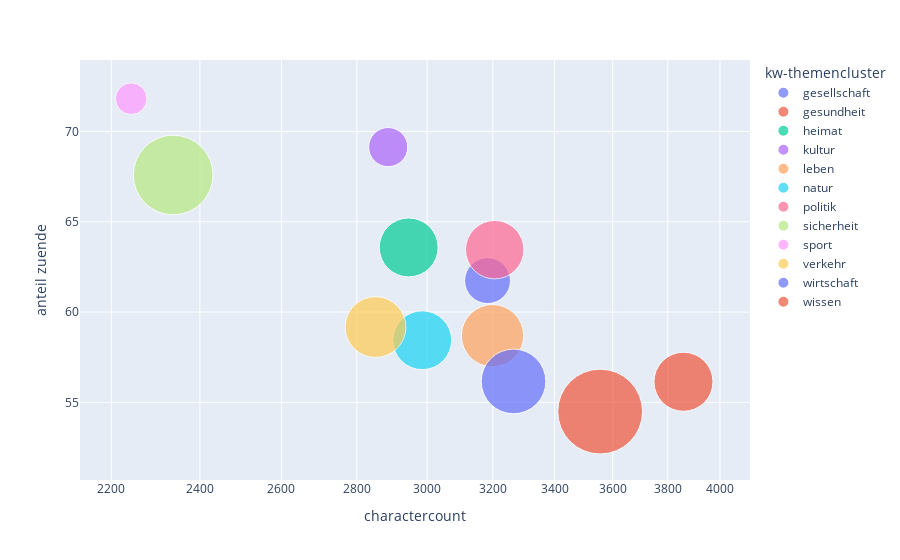

Here is the notebook cell this chart was saved with:
### Code cell
fig = px.scatter(agg, x="charactercount", y="anteil zuende",
	         size="Visitors", color="kw-themencluster",
                 hover_name="kw-themencluster", log_x=True, size_max=60)
fig.show()

### Figure 1 — Plotly figure (JSON) as saved in the notebook; plotly's stock layout.template omitted (floating-point values rounded to 4 significant figures)
{"data": [{"hovertemplate": "<b>%{hovertext}</b><br><br>kw-themencluster=gesellschaft<br>charactercount=%{x}<br>anteil zuende=%{y}<br>Visitors=%{marker.size}<extra></extra>", "hovertext": ["gesellschaft"], "legendgroup": "gesellschaft", "marker": {"color": "#636efa", "size": [904.2], "sizemode": "area", "sizeref": 0.8586, "symbol": "circle"}, "mode": "markers", "name": "gesellschaft", "orientation": "v", "showlegend": true, "x": [3184.0], "xaxis": "x", "y": [61.74], "yaxis": "y", "type": "scatter"}, {"hovertemplate": "<b>%{hovertext}</b><br><br>kw-themencluster=gesundheit<br>charactercount=%{x}<br>anteil zuende=%{y}<br>Visitors=%{marker.size}<extra></extra>", "hovertext": ["gesundheit"], "legendgroup": "gesundheit", "marker": {"color": "#EF553B", "size": [3091.0], "sizemode": "area", "sizeref": 0.8586, "symbol": "circle"}, "mode": "markers", "name": "gesundheit", "orientation": "v", "showlegend": true, "x": [3556.0], "xaxis": "x", "y": [54.49], "yaxis": "y", "type": "scatter"}, {"hovertemplate": "<b>%{hovertext}</b><br><br>kw-themencluster=heimat<br>charactercount=%{x}<br>anteil zuende=%{y}<br>Visitors=%{marker.size}<extra></extra>", "hovertext": ["heimat"], "legendgroup": "heimat", "marker": {"color": "#00cc96", "size": [1491.0], "sizemode": "area", "sizeref": 0.8586, "symbol": "circle"}, "mode": "markers", "name": "heimat", "orientation": "v", "showlegend": true, "x": [2946.0], "xaxis": "x", "y": [63.58], "yaxis": "y", "type": "scatter"}, {"hovertemplate": "<b>%{hovertext}</b><br><br>kw-themencluster=kultur<br>charactercount=%{x}<br>anteil zuende=%{y}<br>Visitors=%{marker.size}<extra></extra>", "hovertext": ["kultur"], "legendgroup": "kultur", "marker": {"color": "#ab63fa", "size": [656.8], "sizemode": "area", "sizeref": 0.8586, "symbol": "circle"}, "mode": "markers", "name": "kultur", "orientation": "v", "showlegend": true, "x": [2888.0], "xaxis": "x", "y": [69.13], "yaxis": "y", "type": "scatter"}, {"hovertemplate": "<b>%{hovertext}</b><br><br>kw-themencluster=leben<br>charactercount=%{x}<br>anteil zuende=%{y}<br>Visitors=%{marker.size}<extra></extra>", "hovertext": ["leben"], "legendgroup": "leben", "marker": {"color": "#FFA15A", "size": [1665.0], "sizemode": "area", "sizeref": 0.8586, "symbol": "circle"}, "mode": "markers", "name": "leben", "orientation": "v", "showlegend": true, "x": [3199.0], "xaxis": "x", "y": [58.69], "yaxis": "y", "type": "scatter"}, {"hovertemplate": "<b>%{hovertext}</b><br><br>kw-themencluster=natur<br>charactercount=%{x}<br>anteil zuende=%{y}<br>Visitors=%{marker.size}<extra></extra>", "hovertext": ["natur"], "legendgroup": "natur", "marker": {"color": "#19d3f3", "size": [1486.0], "sizemode": "area", "sizeref": 0.8586, "symbol": "circle"}, "mode": "markers", "name": "natur", "orientation": "v", "showlegend": true, "x": [2986.0], "xaxis": "x", "y": [58.44], "yaxis": "y", "type": "scatter"}, {"hovertemplate": "<b>%{hovertext}</b><br><br>kw-themencluster=politik<br>charactercount=%{x}<br>anteil zuende=%{y}<br>Visitors=%{marker.size}<extra></extra>", "hovertext": ["politik"], "legendgroup": "politik", "marker": {"color": "#FF6692", "size": [1467.0], "sizemode": "area", "sizeref": 0.8586, "symbol": "circle"}, "mode": "markers", "name": "politik", "orientation": "v", "showlegend": true, "x": [3206.0], "xaxis": "x", "y": [63.45], "yaxis": "y", "type": "scatter"}, {"hovertemplate": "<b>%{hovertext}</b><br><br>kw-themencluster=sicherheit<br>charactercount=%{x}<br>anteil zuende=%{y}<br>Visitors=%{marker.size}<extra></extra>", "hovertext": ["sicherheit"], "legendgroup": "sicherheit", "marker": {"color": "#B6E880", "size": [2723.0], "sizemode": "area", "sizeref": 0.8586, "symbol": "circle"}, "mode": "markers", "name": "sicherheit", "orientation": "v", "showlegend": true, "x": [2338.0], "xaxis": "x", "y": [67.59], "yaxis": "y", "type": "scatter"}, {"hovertemplate": "<b>%{hovertext}</b><br><br>kw-themencluster=sport<br>charactercount=%{x}<br>anteil zuende=%{y}<br>Visitors=%{marker.size}<extra></extra>", "hovertext": ["sport"], "legendgroup": "sport", "marker": {"color": "#FF97FF", "size": [430.1], "sizemode": "area", "sizeref": 0.8586, "symbol": "circle"}, "mode": "markers", "name": "sport", "orientation": "v", "showlegend": true, "x": [2243.0], "xaxis": "x", "y": [71.82], "yaxis": "y", "type": "scatter"}, {"hovertemplate": "<b>%{hovertext}</b><br><br>kw-themencluster=verkehr<br>charactercount=%{x}<br>anteil zuende=%{y}<br>Visitors=%{marker.size}<extra></extra>", "hovertext": ["verkehr"], "legendgroup": "verkehr", "marker": {"color": "#FECB52", "size": [1589.0], "sizemode": "area", "sizeref": 0.8586, "symbol": "circle"}, "mode": "markers", "name": "verkehr", "orientation": "v", "showlegend": true, "x": [2852.0], "xaxis": "x", "y": [59.17], "yaxis": "y", "type": "scatter"}, {"hovertemplate": "<b>%{hovertext}</b><br><br>kw-themencluster=wirtschaft<br>charactercount=%{x}<br>anteil zuende=%{y}<br>Visitors=%{marker.size}<extra></extra>", "hovertext": ["wirtschaft"], "legendgroup": "wirtschaft", "marker": {"color": "#636efa", "size": [1795.0], "sizemode": "area", "sizeref": 0.8586, "symbol": "circle"}, "mode": "markers", "name": "wirtschaft", "orientation": "v", "showlegend": true, "x": [3266.0], "xaxis": "x", "y": [56.16], "yaxis": "y", "type": "scatter"}, {"hovertemplate": "<b>%{hovertext}</b><br><br>kw-themencluster=wissen<br>charactercount=%{x}<br>anteil zuende=%{y}<br>Visitors=%{marker.size}<extra></extra>", "hovertext": ["wissen"], "legendgroup": "wissen", "marker": {"color": "#EF553B", "size": [1498.0], "sizemode": "area", "sizeref": 0.8586, "symbol": "circle"}, "mode": "markers", "name": "wissen", "orientation": "v", "showlegend": true, "x": [3859.0], "xaxis": "x", "y": [56.14], "yaxis": "y", "type": "scatter"}], "layout": {"xaxis": {"anchor": "y", "domain": [0, 1], "title": {"text": "charactercount"}, "type": "log"}, "yaxis": {"anchor": "x", "domain": [0, 1], "title": {"text": "anteil zuende"}}, "legend": {"title": {"text": "kw-themencluster"}, "tracegroupgap": 0, "itemsizing": "constant"}, "margin": {"t": 60}}}
